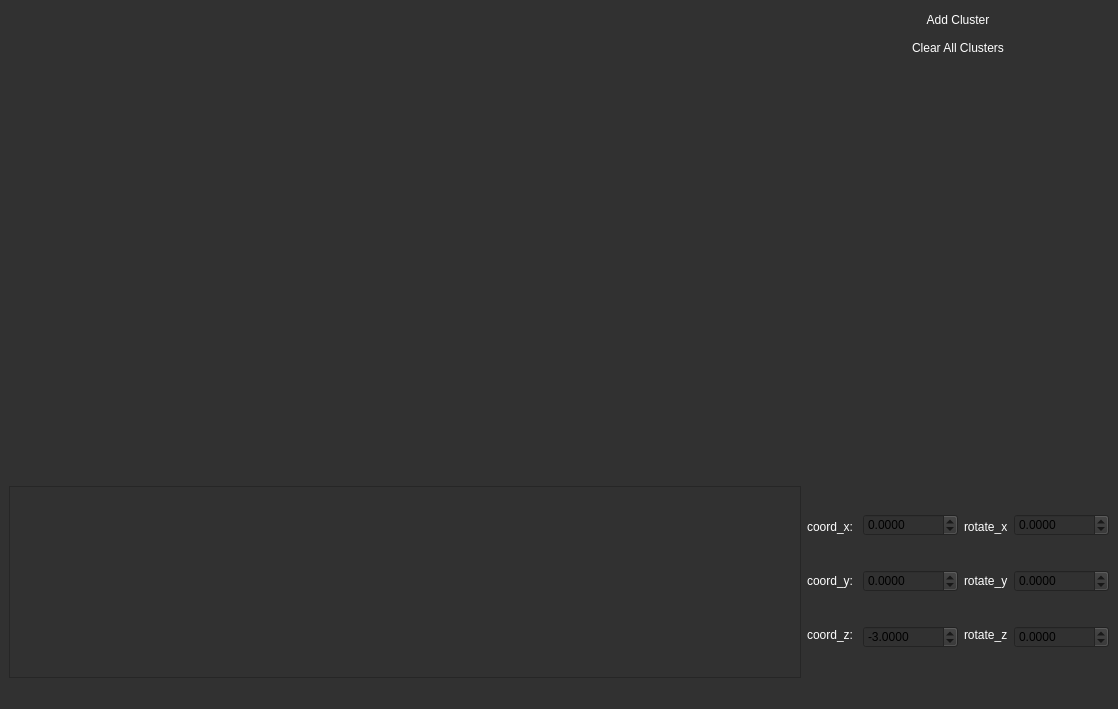
<?xml version="1.0" encoding="UTF-8"?>
<ui version="4.0">
 <class>MainWindow</class>
 <widget class="QMainWindow" name="MainWindow">
  <property name="geometry">
   <rect>
    <x>0</x>
    <y>0</y>
    <width>1118</width>
    <height>709</height>
   </rect>
  </property>
  <property name="windowTitle">
   <string>MainWindow</string>
  </property>
  <property name="styleSheet">
   <string notr="true">background-color: rgb(49, 49, 49);</string>
  </property>
  <widget class="QWidget" name="centralwidget">
   <layout class="QGridLayout" name="gridLayout">
    <item row="4" column="0" rowspan="5" colspan="2">
     <widget class="DrawWidget" name="widget" native="true">
      <property name="sizePolicy">
       <sizepolicy hsizetype="Preferred" vsizetype="Minimum">
        <horstretch>0</horstretch>
        <verstretch>0</verstretch>
       </sizepolicy>
      </property>
     </widget>
    </item>
    <item row="0" column="0">
     <spacer name="horizontalSpacer">
      <property name="orientation">
       <enum>Qt::Horizontal</enum>
      </property>
      <property name="sizeType">
       <enum>QSizePolicy::Expanding</enum>
      </property>
      <property name="sizeHint" stdset="0">
       <size>
        <width>60</width>
        <height>20</height>
       </size>
      </property>
     </spacer>
    </item>
    <item row="1" column="1">
     <widget class="QPushButton" name="clearButton">
      <property name="palette">
       <palette>
        <active>
         <colorrole role="WindowText">
          <brush brushstyle="SolidPattern">
           <color alpha="255">
            <red>255</red>
            <green>255</green>
            <blue>255</blue>
           </color>
          </brush>
         </colorrole>
         <colorrole role="Button">
          <brush brushstyle="SolidPattern">
           <color alpha="255">
            <red>49</red>
            <green>49</green>
            <blue>49</blue>
           </color>
          </brush>
         </colorrole>
         <colorrole role="Light">
          <brush brushstyle="SolidPattern">
           <color alpha="255">
            <red>102</red>
            <green>102</green>
            <blue>102</blue>
           </color>
          </brush>
         </colorrole>
         <colorrole role="Midlight">
          <brush brushstyle="SolidPattern">
           <color alpha="255">
            <red>85</red>
            <green>85</green>
            <blue>85</blue>
           </color>
          </brush>
         </colorrole>
         <colorrole role="Dark">
          <brush brushstyle="SolidPattern">
           <color alpha="255">
            <red>34</red>
            <green>34</green>
            <blue>34</blue>
           </color>
          </brush>
         </colorrole>
         <colorrole role="Mid">
          <brush brushstyle="SolidPattern">
           <color alpha="255">
            <red>45</red>
            <green>45</green>
            <blue>45</blue>
           </color>
          </brush>
         </colorrole>
         <colorrole role="Text">
          <brush brushstyle="SolidPattern">
           <color alpha="255">
            <red>255</red>
            <green>255</green>
            <blue>255</blue>
           </color>
          </brush>
         </colorrole>
         <colorrole role="BrightText">
          <brush brushstyle="SolidPattern">
           <color alpha="255">
            <red>255</red>
            <green>255</green>
            <blue>255</blue>
           </color>
          </brush>
         </colorrole>
         <colorrole role="ButtonText">
          <brush brushstyle="SolidPattern">
           <color alpha="255">
            <red>255</red>
            <green>255</green>
            <blue>255</blue>
           </color>
          </brush>
         </colorrole>
         <colorrole role="Base">
          <brush brushstyle="SolidPattern">
           <color alpha="255">
            <red>49</red>
            <green>49</green>
            <blue>49</blue>
           </color>
          </brush>
         </colorrole>
         <colorrole role="Window">
          <brush brushstyle="SolidPattern">
           <color alpha="255">
            <red>49</red>
            <green>49</green>
            <blue>49</blue>
           </color>
          </brush>
         </colorrole>
         <colorrole role="Shadow">
          <brush brushstyle="SolidPattern">
           <color alpha="255">
            <red>0</red>
            <green>0</green>
            <blue>0</blue>
           </color>
          </brush>
         </colorrole>
         <colorrole role="AlternateBase">
          <brush brushstyle="SolidPattern">
           <color alpha="255">
            <red>34</red>
            <green>34</green>
            <blue>34</blue>
           </color>
          </brush>
         </colorrole>
         <colorrole role="ToolTipBase">
          <brush brushstyle="SolidPattern">
           <color alpha="255">
            <red>255</red>
            <green>255</green>
            <blue>220</blue>
           </color>
          </brush>
         </colorrole>
         <colorrole role="ToolTipText">
          <brush brushstyle="SolidPattern">
           <color alpha="255">
            <red>0</red>
            <green>0</green>
            <blue>0</blue>
           </color>
          </brush>
         </colorrole>
         <colorrole role="PlaceholderText">
          <brush brushstyle="SolidPattern">
           <color alpha="128">
            <red>255</red>
            <green>255</green>
            <blue>255</blue>
           </color>
          </brush>
         </colorrole>
        </active>
        <inactive>
         <colorrole role="WindowText">
          <brush brushstyle="SolidPattern">
           <color alpha="255">
            <red>255</red>
            <green>255</green>
            <blue>255</blue>
           </color>
          </brush>
         </colorrole>
         <colorrole role="Button">
          <brush brushstyle="SolidPattern">
           <color alpha="255">
            <red>49</red>
            <green>49</green>
            <blue>49</blue>
           </color>
          </brush>
         </colorrole>
         <colorrole role="Light">
          <brush brushstyle="SolidPattern">
           <color alpha="255">
            <red>102</red>
            <green>102</green>
            <blue>102</blue>
           </color>
          </brush>
         </colorrole>
         <colorrole role="Midlight">
          <brush brushstyle="SolidPattern">
           <color alpha="255">
            <red>85</red>
            <green>85</green>
            <blue>85</blue>
           </color>
          </brush>
         </colorrole>
         <colorrole role="Dark">
          <brush brushstyle="SolidPattern">
           <color alpha="255">
            <red>34</red>
            <green>34</green>
            <blue>34</blue>
           </color>
          </brush>
         </colorrole>
         <colorrole role="Mid">
          <brush brushstyle="SolidPattern">
           <color alpha="255">
            <red>45</red>
            <green>45</green>
            <blue>45</blue>
           </color>
          </brush>
         </colorrole>
         <colorrole role="Text">
          <brush brushstyle="SolidPattern">
           <color alpha="255">
            <red>255</red>
            <green>255</green>
            <blue>255</blue>
           </color>
          </brush>
         </colorrole>
         <colorrole role="BrightText">
          <brush brushstyle="SolidPattern">
           <color alpha="255">
            <red>255</red>
            <green>255</green>
            <blue>255</blue>
           </color>
          </brush>
         </colorrole>
         <colorrole role="ButtonText">
          <brush brushstyle="SolidPattern">
           <color alpha="255">
            <red>255</red>
            <green>255</green>
            <blue>255</blue>
           </color>
          </brush>
         </colorrole>
         <colorrole role="Base">
          <brush brushstyle="SolidPattern">
           <color alpha="255">
            <red>49</red>
            <green>49</green>
            <blue>49</blue>
           </color>
          </brush>
         </colorrole>
         <colorrole role="Window">
          <brush brushstyle="SolidPattern">
           <color alpha="255">
            <red>49</red>
            <green>49</green>
            <blue>49</blue>
           </color>
          </brush>
         </colorrole>
         <colorrole role="Shadow">
          <brush brushstyle="SolidPattern">
           <color alpha="255">
            <red>0</red>
            <green>0</green>
            <blue>0</blue>
           </color>
          </brush>
         </colorrole>
         <colorrole role="AlternateBase">
          <brush brushstyle="SolidPattern">
           <color alpha="255">
            <red>34</red>
            <green>34</green>
            <blue>34</blue>
           </color>
          </brush>
         </colorrole>
         <colorrole role="ToolTipBase">
          <brush brushstyle="SolidPattern">
           <color alpha="255">
            <red>255</red>
            <green>255</green>
            <blue>220</blue>
           </color>
          </brush>
         </colorrole>
         <colorrole role="ToolTipText">
          <brush brushstyle="SolidPattern">
           <color alpha="255">
            <red>0</red>
            <green>0</green>
            <blue>0</blue>
           </color>
          </brush>
         </colorrole>
         <colorrole role="PlaceholderText">
          <brush brushstyle="SolidPattern">
           <color alpha="128">
            <red>255</red>
            <green>255</green>
            <blue>255</blue>
           </color>
          </brush>
         </colorrole>
        </inactive>
        <disabled>
         <colorrole role="WindowText">
          <brush brushstyle="SolidPattern">
           <color alpha="255">
            <red>34</red>
            <green>34</green>
            <blue>34</blue>
           </color>
          </brush>
         </colorrole>
         <colorrole role="Button">
          <brush brushstyle="SolidPattern">
           <color alpha="255">
            <red>49</red>
            <green>49</green>
            <blue>49</blue>
           </color>
          </brush>
         </colorrole>
         <colorrole role="Light">
          <brush brushstyle="SolidPattern">
           <color alpha="255">
            <red>102</red>
            <green>102</green>
            <blue>102</blue>
           </color>
          </brush>
         </colorrole>
         <colorrole role="Midlight">
          <brush brushstyle="SolidPattern">
           <color alpha="255">
            <red>85</red>
            <green>85</green>
            <blue>85</blue>
           </color>
          </brush>
         </colorrole>
         <colorrole role="Dark">
          <brush brushstyle="SolidPattern">
           <color alpha="255">
            <red>34</red>
            <green>34</green>
            <blue>34</blue>
           </color>
          </brush>
         </colorrole>
         <colorrole role="Mid">
          <brush brushstyle="SolidPattern">
           <color alpha="255">
            <red>45</red>
            <green>45</green>
            <blue>45</blue>
           </color>
          </brush>
         </colorrole>
         <colorrole role="Text">
          <brush brushstyle="SolidPattern">
           <color alpha="255">
            <red>34</red>
            <green>34</green>
            <blue>34</blue>
           </color>
          </brush>
         </colorrole>
         <colorrole role="BrightText">
          <brush brushstyle="SolidPattern">
           <color alpha="255">
            <red>255</red>
            <green>255</green>
            <blue>255</blue>
           </color>
          </brush>
         </colorrole>
         <colorrole role="ButtonText">
          <brush brushstyle="SolidPattern">
           <color alpha="255">
            <red>34</red>
            <green>34</green>
            <blue>34</blue>
           </color>
          </brush>
         </colorrole>
         <colorrole role="Base">
          <brush brushstyle="SolidPattern">
           <color alpha="255">
            <red>49</red>
            <green>49</green>
            <blue>49</blue>
           </color>
          </brush>
         </colorrole>
         <colorrole role="Window">
          <brush brushstyle="SolidPattern">
           <color alpha="255">
            <red>49</red>
            <green>49</green>
            <blue>49</blue>
           </color>
          </brush>
         </colorrole>
         <colorrole role="Shadow">
          <brush brushstyle="SolidPattern">
           <color alpha="255">
            <red>0</red>
            <green>0</green>
            <blue>0</blue>
           </color>
          </brush>
         </colorrole>
         <colorrole role="AlternateBase">
          <brush brushstyle="SolidPattern">
           <color alpha="255">
            <red>68</red>
            <green>68</green>
            <blue>68</blue>
           </color>
          </brush>
         </colorrole>
         <colorrole role="ToolTipBase">
          <brush brushstyle="SolidPattern">
           <color alpha="255">
            <red>255</red>
            <green>255</green>
            <blue>220</blue>
           </color>
          </brush>
         </colorrole>
         <colorrole role="ToolTipText">
          <brush brushstyle="SolidPattern">
           <color alpha="255">
            <red>0</red>
            <green>0</green>
            <blue>0</blue>
           </color>
          </brush>
         </colorrole>
         <colorrole role="PlaceholderText">
          <brush brushstyle="SolidPattern">
           <color alpha="128">
            <red>255</red>
            <green>255</green>
            <blue>255</blue>
           </color>
          </brush>
         </colorrole>
        </disabled>
       </palette>
      </property>
      <property name="text">
       <string>Clear All Clusters</string>
      </property>
      <property name="flat">
       <bool>true</bool>
      </property>
     </widget>
    </item>
    <item row="9" column="1">
     <layout class="QHBoxLayout" name="horizontalLayout_2">
      <property name="sizeConstraint">
       <enum>QLayout::SetMinimumSize</enum>
      </property>
      <item>
       <layout class="QVBoxLayout" name="verticalLayout_3">
        <item>
         <widget class="QLabel" name="label_2">
          <property name="sizePolicy">
           <sizepolicy hsizetype="Preferred" vsizetype="Maximum">
            <horstretch>0</horstretch>
            <verstretch>0</verstretch>
           </sizepolicy>
          </property>
          <property name="styleSheet">
           <string notr="true">color: rgb(255, 255, 255);</string>
          </property>
          <property name="text">
           <string>coord_x: </string>
          </property>
         </widget>
        </item>
        <item>
         <widget class="QLabel" name="label_3">
          <property name="sizePolicy">
           <sizepolicy hsizetype="Preferred" vsizetype="Maximum">
            <horstretch>0</horstretch>
            <verstretch>0</verstretch>
           </sizepolicy>
          </property>
          <property name="styleSheet">
           <string notr="true">color: rgb(255, 255, 255);</string>
          </property>
          <property name="text">
           <string>coord_y:</string>
          </property>
         </widget>
        </item>
        <item>
         <widget class="QLabel" name="label">
          <property name="sizePolicy">
           <sizepolicy hsizetype="Preferred" vsizetype="Maximum">
            <horstretch>0</horstretch>
            <verstretch>0</verstretch>
           </sizepolicy>
          </property>
          <property name="styleSheet">
           <string notr="true">color: rgb(255, 255, 255);</string>
          </property>
          <property name="text">
           <string>coord_z: </string>
          </property>
         </widget>
        </item>
       </layout>
      </item>
      <item>
       <layout class="QVBoxLayout" name="verticalLayout_2">
        <item>
         <widget class="QDoubleSpinBox" name="x_spinBox">
          <property name="sizePolicy">
           <sizepolicy hsizetype="Maximum" vsizetype="Fixed">
            <horstretch>0</horstretch>
            <verstretch>0</verstretch>
           </sizepolicy>
          </property>
          <property name="decimals">
           <number>4</number>
          </property>
          <property name="minimum">
           <double>-10000.000000000000000</double>
          </property>
          <property name="maximum">
           <double>10000.000000000000000</double>
          </property>
          <property name="value">
           <double>0.000000000000000</double>
          </property>
         </widget>
        </item>
        <item>
         <widget class="QDoubleSpinBox" name="y_spinBox">
          <property name="decimals">
           <number>4</number>
          </property>
          <property name="minimum">
           <double>-10000.000000000000000</double>
          </property>
          <property name="maximum">
           <double>10000.000000000000000</double>
          </property>
          <property name="value">
           <double>0.000000000000000</double>
          </property>
         </widget>
        </item>
        <item>
         <widget class="QDoubleSpinBox" name="z_spinBox">
          <property name="decimals">
           <number>4</number>
          </property>
          <property name="minimum">
           <double>-10000.000000000000000</double>
          </property>
          <property name="maximum">
           <double>10000.000000000000000</double>
          </property>
          <property name="value">
           <double>-3.000000000000000</double>
          </property>
         </widget>
        </item>
       </layout>
      </item>
      <item>
       <layout class="QVBoxLayout" name="verticalLayout_4">
        <item>
         <widget class="QLabel" name="label_4">
          <property name="sizePolicy">
           <sizepolicy hsizetype="Preferred" vsizetype="Maximum">
            <horstretch>0</horstretch>
            <verstretch>0</verstretch>
           </sizepolicy>
          </property>
          <property name="styleSheet">
           <string notr="true">color: rgb(255, 255, 255);</string>
          </property>
          <property name="text">
           <string>rotate_x</string>
          </property>
         </widget>
        </item>
        <item>
         <widget class="QLabel" name="label_6">
          <property name="sizePolicy">
           <sizepolicy hsizetype="Preferred" vsizetype="Maximum">
            <horstretch>0</horstretch>
            <verstretch>0</verstretch>
           </sizepolicy>
          </property>
          <property name="styleSheet">
           <string notr="true">color: rgb(255, 255, 255);</string>
          </property>
          <property name="text">
           <string>rotate_y</string>
          </property>
         </widget>
        </item>
        <item>
         <widget class="QLabel" name="label_5">
          <property name="sizePolicy">
           <sizepolicy hsizetype="Preferred" vsizetype="Maximum">
            <horstretch>0</horstretch>
            <verstretch>0</verstretch>
           </sizepolicy>
          </property>
          <property name="styleSheet">
           <string notr="true">color: rgb(255, 255, 255);</string>
          </property>
          <property name="text">
           <string>rotate_z</string>
          </property>
         </widget>
        </item>
       </layout>
      </item>
      <item>
       <layout class="QVBoxLayout" name="verticalLayout_5">
        <item>
         <widget class="QDoubleSpinBox" name="theta_spinBox">
          <property name="decimals">
           <number>4</number>
          </property>
          <property name="minimum">
           <double>-10000.000000000000000</double>
          </property>
          <property name="maximum">
           <double>10000.000000000000000</double>
          </property>
          <property name="singleStep">
           <double>0.250000000000000</double>
          </property>
         </widget>
        </item>
        <item>
         <widget class="QDoubleSpinBox" name="phi_spinBox">
          <property name="decimals">
           <number>4</number>
          </property>
          <property name="minimum">
           <double>-10000.000000000000000</double>
          </property>
          <property name="maximum">
           <double>10000.000000000000000</double>
          </property>
          <property name="singleStep">
           <double>0.250000000000000</double>
          </property>
         </widget>
        </item>
        <item>
         <widget class="QDoubleSpinBox" name="psi_spinBox">
          <property name="decimals">
           <number>4</number>
          </property>
          <property name="minimum">
           <double>-10000.000000000000000</double>
          </property>
          <property name="maximum">
           <double>10000.000000000000000</double>
          </property>
          <property name="singleStep">
           <double>0.250000000000000</double>
          </property>
         </widget>
        </item>
       </layout>
      </item>
     </layout>
    </item>
    <item row="9" column="0">
     <widget class="QTextBrowser" name="textBrowser">
      <property name="sizePolicy">
       <sizepolicy hsizetype="Expanding" vsizetype="Fixed">
        <horstretch>0</horstretch>
        <verstretch>0</verstretch>
       </sizepolicy>
      </property>
     </widget>
    </item>
    <item row="0" column="1">
     <widget class="QPushButton" name="addClusterButton">
      <property name="palette">
       <palette>
        <active>
         <colorrole role="WindowText">
          <brush brushstyle="SolidPattern">
           <color alpha="255">
            <red>255</red>
            <green>255</green>
            <blue>255</blue>
           </color>
          </brush>
         </colorrole>
         <colorrole role="Button">
          <brush brushstyle="SolidPattern">
           <color alpha="255">
            <red>50</red>
            <green>50</green>
            <blue>50</blue>
           </color>
          </brush>
         </colorrole>
         <colorrole role="Light">
          <brush brushstyle="SolidPattern">
           <color alpha="255">
            <red>102</red>
            <green>102</green>
            <blue>102</blue>
           </color>
          </brush>
         </colorrole>
         <colorrole role="Midlight">
          <brush brushstyle="SolidPattern">
           <color alpha="255">
            <red>85</red>
            <green>85</green>
            <blue>85</blue>
           </color>
          </brush>
         </colorrole>
         <colorrole role="Dark">
          <brush brushstyle="SolidPattern">
           <color alpha="255">
            <red>34</red>
            <green>34</green>
            <blue>34</blue>
           </color>
          </brush>
         </colorrole>
         <colorrole role="Mid">
          <brush brushstyle="SolidPattern">
           <color alpha="255">
            <red>45</red>
            <green>45</green>
            <blue>45</blue>
           </color>
          </brush>
         </colorrole>
         <colorrole role="Text">
          <brush brushstyle="SolidPattern">
           <color alpha="255">
            <red>255</red>
            <green>255</green>
            <blue>255</blue>
           </color>
          </brush>
         </colorrole>
         <colorrole role="BrightText">
          <brush brushstyle="SolidPattern">
           <color alpha="255">
            <red>255</red>
            <green>255</green>
            <blue>255</blue>
           </color>
          </brush>
         </colorrole>
         <colorrole role="ButtonText">
          <brush brushstyle="SolidPattern">
           <color alpha="255">
            <red>255</red>
            <green>255</green>
            <blue>255</blue>
           </color>
          </brush>
         </colorrole>
         <colorrole role="Base">
          <brush brushstyle="SolidPattern">
           <color alpha="255">
            <red>50</red>
            <green>50</green>
            <blue>50</blue>
           </color>
          </brush>
         </colorrole>
         <colorrole role="Window">
          <brush brushstyle="SolidPattern">
           <color alpha="255">
            <red>50</red>
            <green>50</green>
            <blue>50</blue>
           </color>
          </brush>
         </colorrole>
         <colorrole role="Shadow">
          <brush brushstyle="SolidPattern">
           <color alpha="255">
            <red>0</red>
            <green>0</green>
            <blue>0</blue>
           </color>
          </brush>
         </colorrole>
         <colorrole role="AlternateBase">
          <brush brushstyle="SolidPattern">
           <color alpha="255">
            <red>34</red>
            <green>34</green>
            <blue>34</blue>
           </color>
          </brush>
         </colorrole>
         <colorrole role="ToolTipBase">
          <brush brushstyle="SolidPattern">
           <color alpha="255">
            <red>255</red>
            <green>255</green>
            <blue>220</blue>
           </color>
          </brush>
         </colorrole>
         <colorrole role="ToolTipText">
          <brush brushstyle="SolidPattern">
           <color alpha="255">
            <red>0</red>
            <green>0</green>
            <blue>0</blue>
           </color>
          </brush>
         </colorrole>
         <colorrole role="PlaceholderText">
          <brush brushstyle="SolidPattern">
           <color alpha="128">
            <red>255</red>
            <green>255</green>
            <blue>255</blue>
           </color>
          </brush>
         </colorrole>
        </active>
        <inactive>
         <colorrole role="WindowText">
          <brush brushstyle="SolidPattern">
           <color alpha="255">
            <red>255</red>
            <green>255</green>
            <blue>255</blue>
           </color>
          </brush>
         </colorrole>
         <colorrole role="Button">
          <brush brushstyle="SolidPattern">
           <color alpha="255">
            <red>50</red>
            <green>50</green>
            <blue>50</blue>
           </color>
          </brush>
         </colorrole>
         <colorrole role="Light">
          <brush brushstyle="SolidPattern">
           <color alpha="255">
            <red>102</red>
            <green>102</green>
            <blue>102</blue>
           </color>
          </brush>
         </colorrole>
         <colorrole role="Midlight">
          <brush brushstyle="SolidPattern">
           <color alpha="255">
            <red>85</red>
            <green>85</green>
            <blue>85</blue>
           </color>
          </brush>
         </colorrole>
         <colorrole role="Dark">
          <brush brushstyle="SolidPattern">
           <color alpha="255">
            <red>34</red>
            <green>34</green>
            <blue>34</blue>
           </color>
          </brush>
         </colorrole>
         <colorrole role="Mid">
          <brush brushstyle="SolidPattern">
           <color alpha="255">
            <red>45</red>
            <green>45</green>
            <blue>45</blue>
           </color>
          </brush>
         </colorrole>
         <colorrole role="Text">
          <brush brushstyle="SolidPattern">
           <color alpha="255">
            <red>255</red>
            <green>255</green>
            <blue>255</blue>
           </color>
          </brush>
         </colorrole>
         <colorrole role="BrightText">
          <brush brushstyle="SolidPattern">
           <color alpha="255">
            <red>255</red>
            <green>255</green>
            <blue>255</blue>
           </color>
          </brush>
         </colorrole>
         <colorrole role="ButtonText">
          <brush brushstyle="SolidPattern">
           <color alpha="255">
            <red>255</red>
            <green>255</green>
            <blue>255</blue>
           </color>
          </brush>
         </colorrole>
         <colorrole role="Base">
          <brush brushstyle="SolidPattern">
           <color alpha="255">
            <red>50</red>
            <green>50</green>
            <blue>50</blue>
           </color>
          </brush>
         </colorrole>
         <colorrole role="Window">
          <brush brushstyle="SolidPattern">
           <color alpha="255">
            <red>50</red>
            <green>50</green>
            <blue>50</blue>
           </color>
          </brush>
         </colorrole>
         <colorrole role="Shadow">
          <brush brushstyle="SolidPattern">
           <color alpha="255">
            <red>0</red>
            <green>0</green>
            <blue>0</blue>
           </color>
          </brush>
         </colorrole>
         <colorrole role="AlternateBase">
          <brush brushstyle="SolidPattern">
           <color alpha="255">
            <red>34</red>
            <green>34</green>
            <blue>34</blue>
           </color>
          </brush>
         </colorrole>
         <colorrole role="ToolTipBase">
          <brush brushstyle="SolidPattern">
           <color alpha="255">
            <red>255</red>
            <green>255</green>
            <blue>220</blue>
           </color>
          </brush>
         </colorrole>
         <colorrole role="ToolTipText">
          <brush brushstyle="SolidPattern">
           <color alpha="255">
            <red>0</red>
            <green>0</green>
            <blue>0</blue>
           </color>
          </brush>
         </colorrole>
         <colorrole role="PlaceholderText">
          <brush brushstyle="SolidPattern">
           <color alpha="128">
            <red>255</red>
            <green>255</green>
            <blue>255</blue>
           </color>
          </brush>
         </colorrole>
        </inactive>
        <disabled>
         <colorrole role="WindowText">
          <brush brushstyle="SolidPattern">
           <color alpha="255">
            <red>34</red>
            <green>34</green>
            <blue>34</blue>
           </color>
          </brush>
         </colorrole>
         <colorrole role="Button">
          <brush brushstyle="SolidPattern">
           <color alpha="255">
            <red>50</red>
            <green>50</green>
            <blue>50</blue>
           </color>
          </brush>
         </colorrole>
         <colorrole role="Light">
          <brush brushstyle="SolidPattern">
           <color alpha="255">
            <red>102</red>
            <green>102</green>
            <blue>102</blue>
           </color>
          </brush>
         </colorrole>
         <colorrole role="Midlight">
          <brush brushstyle="SolidPattern">
           <color alpha="255">
            <red>85</red>
            <green>85</green>
            <blue>85</blue>
           </color>
          </brush>
         </colorrole>
         <colorrole role="Dark">
          <brush brushstyle="SolidPattern">
           <color alpha="255">
            <red>34</red>
            <green>34</green>
            <blue>34</blue>
           </color>
          </brush>
         </colorrole>
         <colorrole role="Mid">
          <brush brushstyle="SolidPattern">
           <color alpha="255">
            <red>45</red>
            <green>45</green>
            <blue>45</blue>
           </color>
          </brush>
         </colorrole>
         <colorrole role="Text">
          <brush brushstyle="SolidPattern">
           <color alpha="255">
            <red>34</red>
            <green>34</green>
            <blue>34</blue>
           </color>
          </brush>
         </colorrole>
         <colorrole role="BrightText">
          <brush brushstyle="SolidPattern">
           <color alpha="255">
            <red>255</red>
            <green>255</green>
            <blue>255</blue>
           </color>
          </brush>
         </colorrole>
         <colorrole role="ButtonText">
          <brush brushstyle="SolidPattern">
           <color alpha="255">
            <red>34</red>
            <green>34</green>
            <blue>34</blue>
           </color>
          </brush>
         </colorrole>
         <colorrole role="Base">
          <brush brushstyle="SolidPattern">
           <color alpha="255">
            <red>50</red>
            <green>50</green>
            <blue>50</blue>
           </color>
          </brush>
         </colorrole>
         <colorrole role="Window">
          <brush brushstyle="SolidPattern">
           <color alpha="255">
            <red>50</red>
            <green>50</green>
            <blue>50</blue>
           </color>
          </brush>
         </colorrole>
         <colorrole role="Shadow">
          <brush brushstyle="SolidPattern">
           <color alpha="255">
            <red>0</red>
            <green>0</green>
            <blue>0</blue>
           </color>
          </brush>
         </colorrole>
         <colorrole role="AlternateBase">
          <brush brushstyle="SolidPattern">
           <color alpha="255">
            <red>68</red>
            <green>68</green>
            <blue>68</blue>
           </color>
          </brush>
         </colorrole>
         <colorrole role="ToolTipBase">
          <brush brushstyle="SolidPattern">
           <color alpha="255">
            <red>255</red>
            <green>255</green>
            <blue>220</blue>
           </color>
          </brush>
         </colorrole>
         <colorrole role="ToolTipText">
          <brush brushstyle="SolidPattern">
           <color alpha="255">
            <red>0</red>
            <green>0</green>
            <blue>0</blue>
           </color>
          </brush>
         </colorrole>
         <colorrole role="PlaceholderText">
          <brush brushstyle="SolidPattern">
           <color alpha="128">
            <red>255</red>
            <green>255</green>
            <blue>255</blue>
           </color>
          </brush>
         </colorrole>
        </disabled>
       </palette>
      </property>
      <property name="styleSheet">
       <string notr="true">background-color: rgb(50, 50, 50);</string>
      </property>
      <property name="text">
       <string>Add Cluster</string>
      </property>
      <property name="flat">
       <bool>true</bool>
      </property>
     </widget>
    </item>
   </layout>
  </widget>
  <widget class="QMenuBar" name="menubar">
   <property name="geometry">
    <rect>
     <x>0</x>
     <y>0</y>
     <width>1118</width>
     <height>21</height>
    </rect>
   </property>
  </widget>
  <widget class="QStatusBar" name="statusbar"/>
 </widget>
 <customwidgets>
  <customwidget>
   <class>DrawWidget</class>
   <extends>QWidget</extends>
   <header>drawwidget.h</header>
   <container>1</container>
  </customwidget>
 </customwidgets>
 <resources/>
 <connections/>
</ui>
